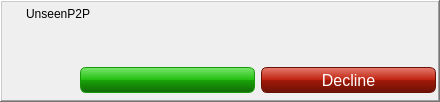
<?xml version="1.0" encoding="UTF-8"?>
<ui version="4.0">
 <class>VOIPToasterItem</class>
 <widget class="QWidget" name="VOIPToasterItem">
  <property name="geometry">
   <rect>
    <x>0</x>
    <y>0</y>
    <width>440</width>
    <height>102</height>
   </rect>
  </property>
  <property name="minimumSize">
   <size>
    <width>440</width>
    <height>100</height>
   </size>
  </property>
  <property name="maximumSize">
   <size>
    <width>440</width>
    <height>102</height>
   </size>
  </property>
  <layout class="QHBoxLayout">
   <property name="spacing">
    <number>0</number>
   </property>
   <property name="leftMargin">
    <number>0</number>
   </property>
   <property name="topMargin">
    <number>0</number>
   </property>
   <property name="rightMargin">
    <number>0</number>
   </property>
   <property name="bottomMargin">
    <number>0</number>
   </property>
   <item>
    <widget class="QFrame" name="windowFrame">
     <property name="frameShape">
      <enum>QFrame::WinPanel</enum>
     </property>
     <property name="frameShadow">
      <enum>QFrame::Raised</enum>
     </property>
     <layout class="QGridLayout" name="gridLayout_2">
      <property name="leftMargin">
       <number>2</number>
      </property>
      <property name="topMargin">
       <number>2</number>
      </property>
      <property name="rightMargin">
       <number>2</number>
      </property>
      <property name="bottomMargin">
       <number>2</number>
      </property>
      <property name="spacing">
       <number>2</number>
      </property>
      <item row="0" column="0">
       <layout class="QHBoxLayout">
        <property name="spacing">
         <number>6</number>
        </property>
        <property name="leftMargin">
         <number>0</number>
        </property>
        <property name="rightMargin">
         <number>0</number>
        </property>
        <item>
         <widget class="QLabel" name="toasterImage">
          <property name="minimumSize">
           <size>
            <width>16</width>
            <height>16</height>
           </size>
          </property>
          <property name="maximumSize">
           <size>
            <width>16</width>
            <height>16</height>
           </size>
          </property>
          <property name="pixmap">
           <pixmap resource="../../../retroshare-gui/src/Unseengui/unseengui.qrc">:/app/images/unseen16.png</pixmap>
          </property>
          <property name="scaledContents">
           <bool>true</bool>
          </property>
         </widget>
        </item>
        <item>
         <widget class="QLabel" name="toasterLabel">
          <property name="text">
           <string notr="true">UnseenP2P</string>
          </property>
         </widget>
        </item>
        <item>
         <spacer>
          <property name="orientation">
           <enum>Qt::Horizontal</enum>
          </property>
          <property name="sizeHint" stdset="0">
           <size>
            <width>0</width>
            <height>10</height>
           </size>
          </property>
         </spacer>
        </item>
        <item>
         <widget class="QPushButton" name="closeButton">
          <property name="minimumSize">
           <size>
            <width>18</width>
            <height>18</height>
           </size>
          </property>
          <property name="maximumSize">
           <size>
            <width>18</width>
            <height>18</height>
           </size>
          </property>
          <property name="icon">
           <iconset resource="../../../retroshare-gui/src/gui/images.qrc">
            <normaloff>:/images/closenormal.png</normaloff>:/images/closenormal.png</iconset>
          </property>
          <property name="flat">
           <bool>true</bool>
          </property>
         </widget>
        </item>
       </layout>
      </item>
      <item row="1" column="0">
       <layout class="QGridLayout" name="gridLayout">
        <property name="spacing">
         <number>6</number>
        </property>
        <item row="1" column="1">
         <widget class="QPushButton" name="acceptButton">
          <property name="styleSheet">
           <string notr="true">QPushButton{
border: 1px solid #199909;
font-size: 12pt; color: white;
min-width: 128px; min-height: 24px;
border-radius: 6px;
background-color:qlineargradient(spread:pad, x1:0, y1:0, x2:0, y2:1, stop:0 rgba(122, 230, 110, 255), stop:0.494318 rgba(36, 191, 16, 255), stop:0.505682 rgba(26, 162, 9, 255), stop:1 rgba(17, 106, 6, 255));
}
QPushButton::hover{
border: 1px solid #199909;
font-size: 12pt;  color: white;
min-width: 128px; min-height: 24px;
border-radius: 6px;
background-color: qlineargradient(spread:pad, x1:0, y1:0, x2:0, y2:1, stop:0 rgba(153, 240, 143, 255), stop:0.494318 rgba(59, 201, 40, 255), stop:0.505682 rgba(46, 172, 29, 255), stop:1 rgba(30, 116, 20, 255));
}

QPushButton::pressed{
border: 1px solid #6a1106;
font-size: 12pt; color: white;
min-width: 128px; min-height: 24px;
border-radius: 6px;
background-color: qlineargradient(x1: 0, y1: 0, x2: 0, y2: 0.67, 
                                  stop: 0 #444444, stop: 1 #222222);		
} 
</string>
          </property>
          <property name="text">
           <string/>
          </property>
          <property name="iconSize">
           <size>
            <width>22</width>
            <height>22</height>
           </size>
          </property>
         </widget>
        </item>
        <item row="0" column="0" rowspan="2">
         <widget class="AvatarWidget" name="avatarWidget">
          <property name="minimumSize">
           <size>
            <width>70</width>
            <height>70</height>
           </size>
          </property>
          <property name="maximumSize">
           <size>
            <width>70</width>
            <height>70</height>
           </size>
          </property>
         </widget>
        </item>
        <item row="1" column="2">
         <widget class="QPushButton" name="declineButton">
          <property name="styleSheet">
           <string notr="true">QPushButton{
border: 1px solid #6a1106;
font-size: 12pt; color: white;
min-width: 128px; min-height: 24px;
border-radius: 6px;
background-color:qlineargradient(spread:pad, x1:0, y1:0, x2:0, y2:1, stop:0 rgba(230, 124, 110, 255), stop:0.494318 rgba(191, 35, 16, 255), stop:0.505682 rgba(162, 26, 9, 255), stop:1 rgba(106, 17, 6, 255));
}
QPushButton::hover{
border: 1px solid #6a1106;
font-size: 12pt;  color: white;
min-width: 128px; min-height: 24px;
border-radius: 6px;
background-color: qlineargradient(spread:pad, x1:0, y1:0, x2:0, y2:1, stop:0 rgba(240, 154, 143, 255), stop:0.494318 rgba(201, 57, 40, 255), stop:0.505682 rgba(172, 45, 29, 255), stop:1 rgba(116, 30, 20, 255));
}

QPushButton::pressed{
border: 1px solid #6a1106;
font-size: 12pt; color: white;
min-width: 128px; min-height: 24px;
border-radius: 6px;
background-color: qlineargradient(x1: 0, y1: 0, x2: 0, y2: 0.67, 
                                  stop: 0 #444444, stop: 1 #222222);		
} 
</string>
          </property>
          <property name="text">
           <string>Decline</string>
          </property>
          <property name="iconSize">
           <size>
            <width>22</width>
            <height>22</height>
           </size>
          </property>
         </widget>
        </item>
        <item row="0" column="1" colspan="2">
         <widget class="StyledLabel" name="textLabel">
          <property name="minimumSize">
           <size>
            <width>0</width>
            <height>24</height>
           </size>
          </property>
          <property name="maximumSize">
           <size>
            <width>218</width>
            <height>24</height>
           </size>
          </property>
          <property name="font">
           <font>
            <weight>75</weight>
            <bold>true</bold>
           </font>
          </property>
          <property name="wordWrap">
           <bool>true</bool>
          </property>
         </widget>
        </item>
       </layout>
      </item>
     </layout>
    </widget>
   </item>
  </layout>
 </widget>
 <customwidgets>
  <customwidget>
   <class>StyledLabel</class>
   <extends>QLabel</extends>
   <header>gui/common/StyledLabel.h</header>
  </customwidget>
  <customwidget>
   <class>AvatarWidget</class>
   <extends>QLabel</extends>
   <header>gui/common/AvatarWidget.h</header>
   <container>1</container>
  </customwidget>
 </customwidgets>
 <resources>
  <include location="../../../retroshare-gui/src/gui/images.qrc"/>
  <include location="../../../retroshare-gui/src/Unseengui/unseengui.qrc"/>
 </resources>
 <connections/>
</ui>
